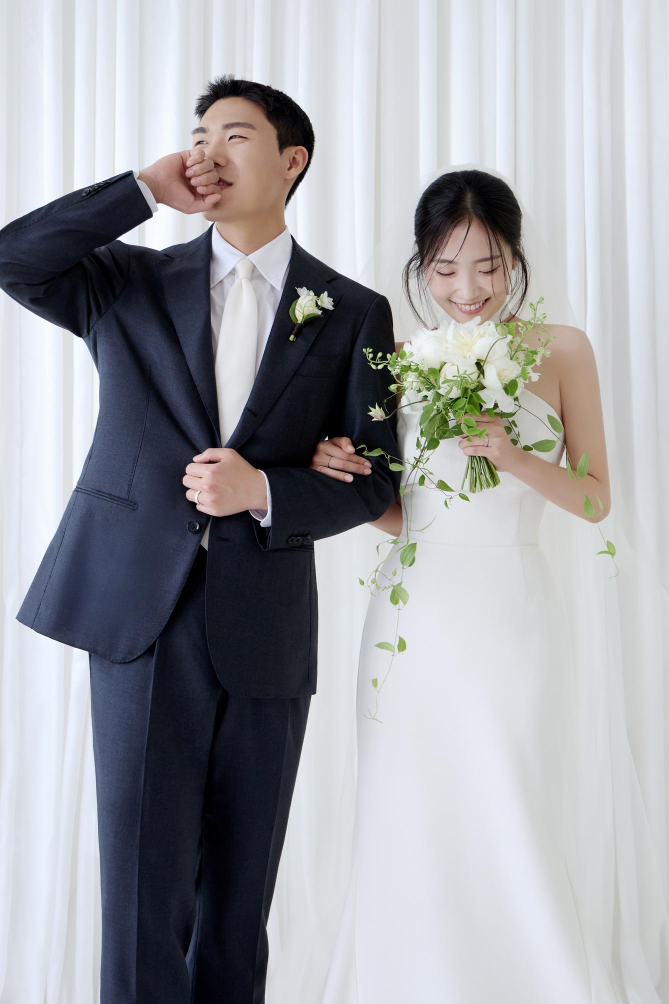
#> input picture img/resize_img/001.jpg, 1338 x 2007 px, given as the content of the folder input_img, which was not available (shown at 1/2 size)
$ python img_resize.py   (older library calls are emulated)
#> lines starting #> are read from the running program, lines starting #| are printed output that depends on the picture; pictures that were not available may be replaced by others from this repository, and a replacement may not be noted
#> further down, img is the input picture: PIL image 1338x2007 RGB; mean R, G, B 159.8, 160.9, 166
import os
from PIL import Image

# 입력 폴더 경로 (이미지들이 있는 곳)
input_folder = "input_img"

# 출력 폴더 경로
resize_folder = "resize_img"
crop_folder = "crop_img"

# 폴더 없으면 생성
os.makedirs(resize_folder, exist_ok=True)
os.makedirs(crop_folder, exist_ok=True)

# 리사이즈 비율 (예: 50% 줄이기)
resize_ratio = 0.5

def resize_image(img, save_path):
#> called with save_path = 'resize_img/001.jpg'
    w, h = img.size
#> w = 1338; h = 2007
    new_size = (int(w * resize_ratio), int(h * resize_ratio))
#> new_size = (669, 1003)
    resized = img.resize(new_size, Image.ANTIALIAS)
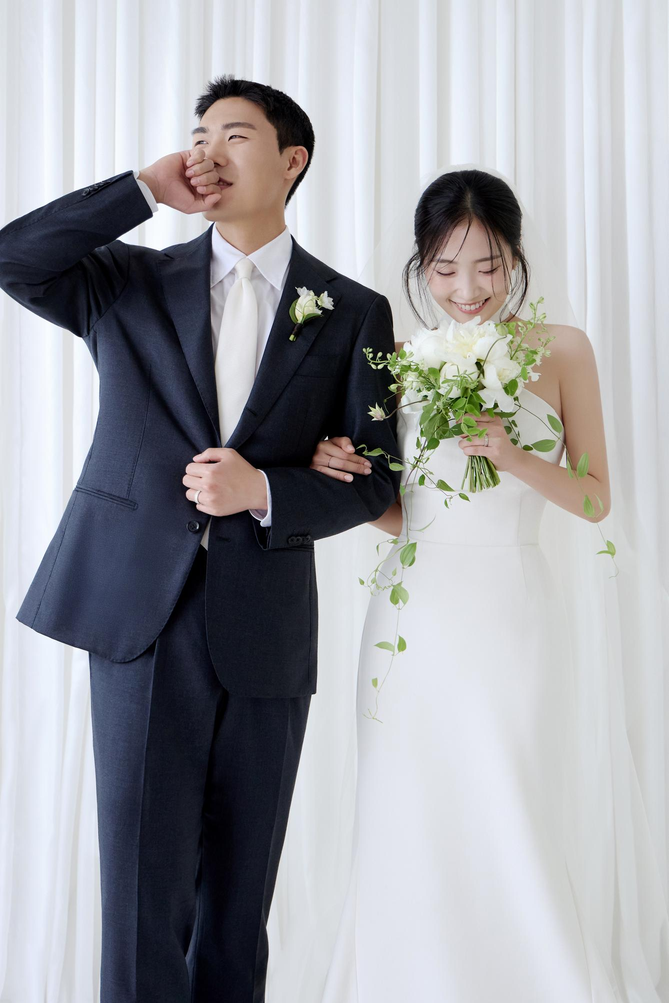
#> resized: PIL image 669x1003 RGB; mean R, G, B 159.8, 160.9, 166
    resized.save(save_path)

def crop_square(img, save_path):
#> called with save_path = 'crop_img/001.jpg'
    w, h = img.size
#> w = 1338; h = 2007
    min_dim = min(w, h)
#> min_dim = 1338
    left = (w - min_dim) // 2
#> left = 0
    top = (h - min_dim) // 2
#> top = 334
    right = left + min_dim
#> right = 1338
    bottom = top + min_dim
#> bottom = 1672
    cropped = img.crop((left, top, right, bottom))
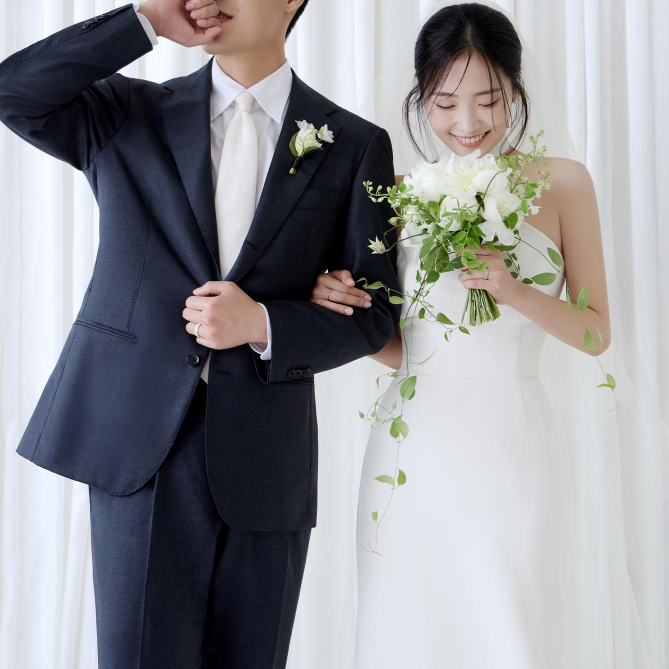
#> cropped: PIL image 1338x1338 RGB (shown at 1/2 size); mean R, G, B 144.6, 145.1, 149.6
    cropped.save(save_path)

# 이미지 파일 처리
for filename in os.listdir(input_folder):
    if filename.lower().endswith((".png", ".jpg", ".jpeg", ".bmp", ".gif")):
        img_path = os.path.join(input_folder, filename)
        img = Image.open(img_path)

        # 리사이즈 저장
        resize_path = os.path.join(resize_folder, filename)
        resize_image(img, resize_path)

        # 크롭 저장
        crop_path = os.path.join(crop_folder, filename)
        crop_square(img, crop_path)

print("✅ 모든 이미지 리사이즈 및 크롭 완료!")

$ run again, on img/resize_img/003.jpg
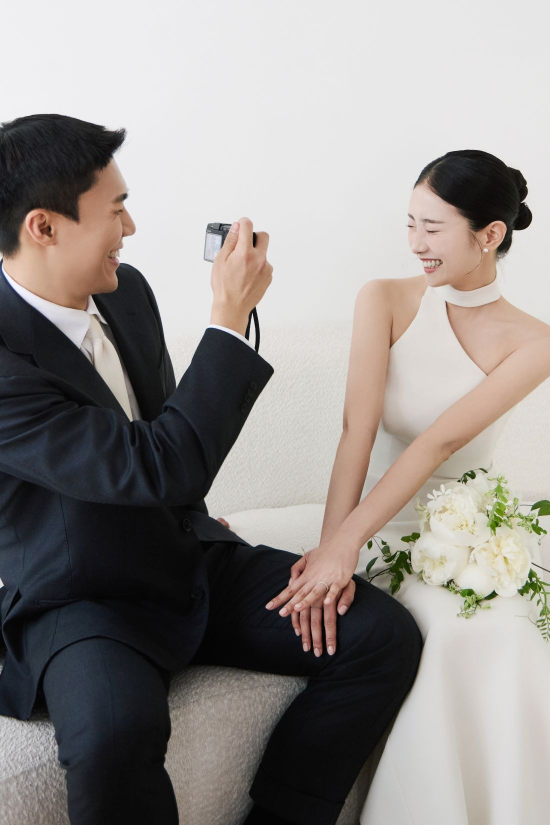
#> input picture img/resize_img/003.jpg, 1100 x 1650 px, given as the content of the folder input_img, which was not available (shown at 1/2 size)
#> img is the input picture: PIL image 1100x1650 RGB; mean R, G, B 147.2, 142.3, 139.2
#> in resize_image, `resized = img.resize(new_size, Image.ANTIALIAS)`:
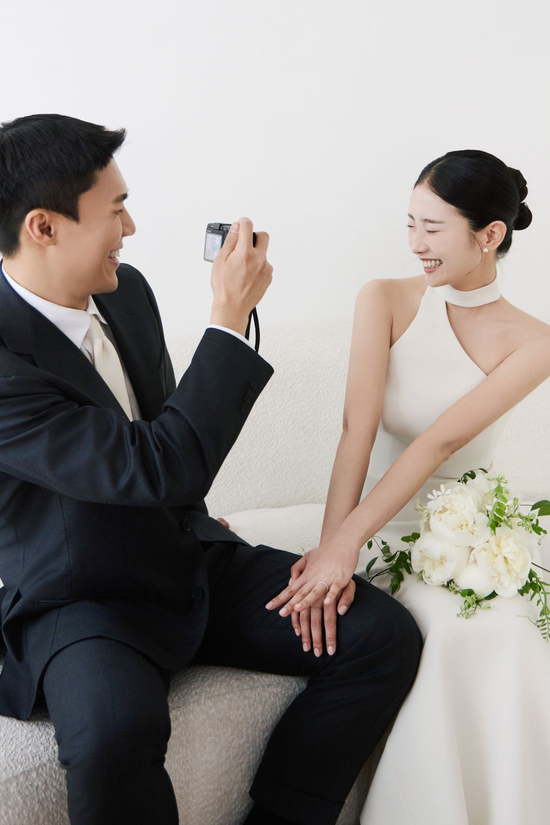
#> resized: PIL image 550x825 RGB; mean R, G, B 147.2, 142.3, 139.2
#> in crop_square, `cropped = img.crop((left, top, right, bottom))`:
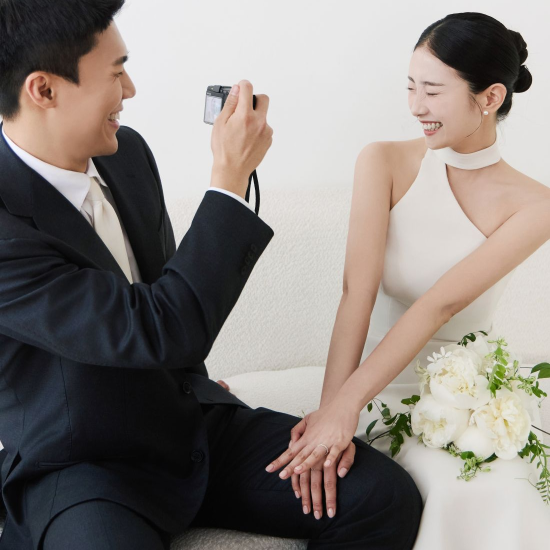
#> cropped: PIL image 1100x1100 RGB (shown at 1/2 size); mean R, G, B 136.8, 129.9, 125.4
